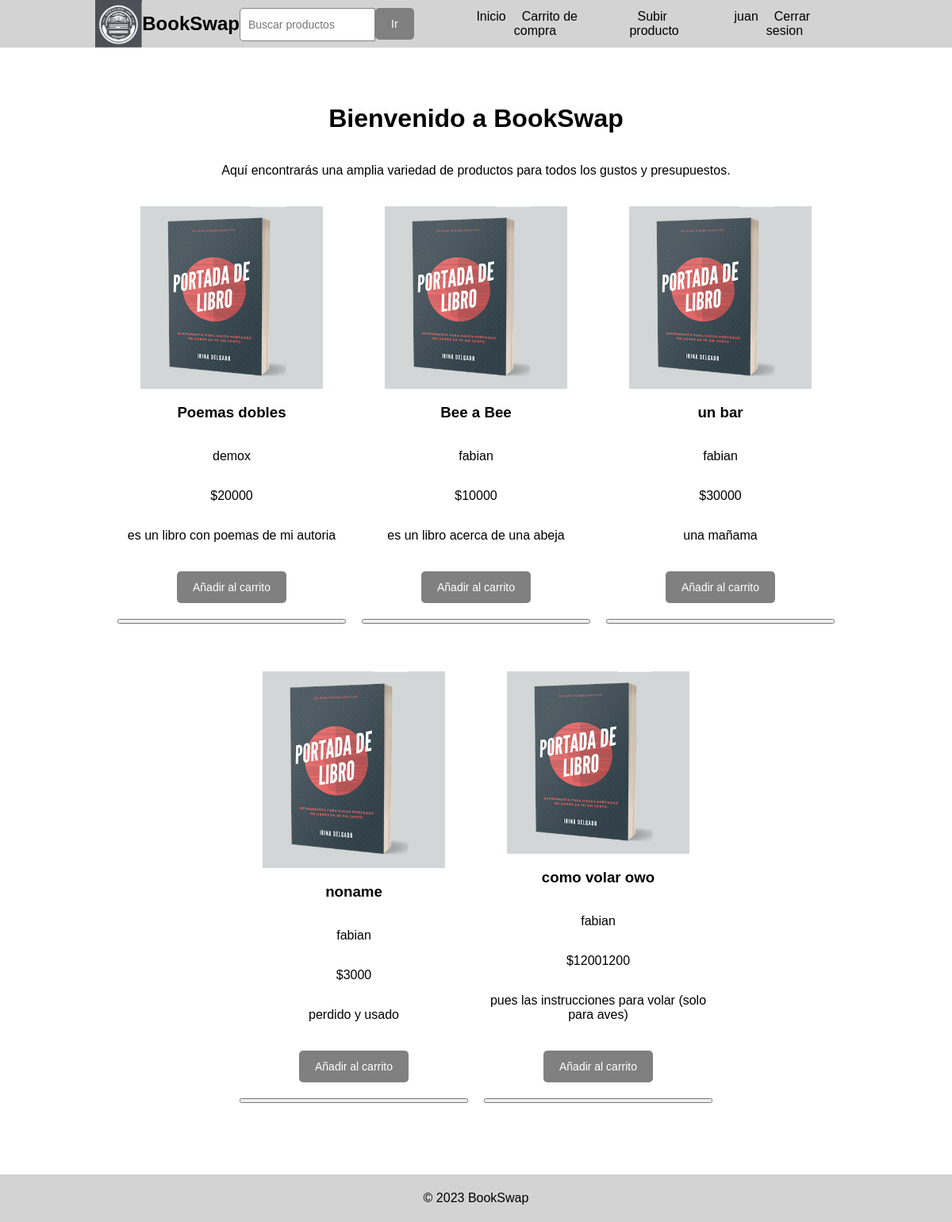
The app's page /index.php (signed in) with its own data.
### tables this page shows
CREATE TABLE `publicacion` (
  `id_p` varchar(10) NOT NULL,
  `nomb_p` varchar(20) DEFAULT NULL,
  `precio` int(11) DEFAULT NULL,
  `descr` varchar(150) DEFAULT NULL,
  `disp` tinyint(1) DEFAULT NULL,
  `id_u` varchar(20) DEFAULT NULL
);

CREATE TABLE `usuario` (
  `id_u` varchar(20) NOT NULL,
  `nomb_u` varchar(50) DEFAULT NULL,
  `fecha_nac` date DEFAULT NULL,
  `vendedor` tinyint(1) DEFAULT NULL,
  `clave` varchar(20) DEFAULT NULL
);

### index.php (the view, shortened to what this page needs)
<?php
require("databases/conexion.php");
$query = "SELECT * FROM publicacion WHERE disp = true";
$libro = mysqli_query($conexion, $query);
?>
<!DOCTYPE html>
<html>
<head>
  <link rel="stylesheet" href="styles.css">
</head>
<body>
  <header>
    <nav>
    <img class="logo" src="img/logo.png">
    <h1>BookSwap</h1>
      <div class="search-container">
        <form action="buscar.php">
          <input type="text" placeholder="Buscar productos">
          <button type="submit">Ir</button>
        </form>
      </div>
      <ul>
        <li><a href="index.php">Inicio</a></li>
        <li><?php if (isset($_SESSION["USER"])) {
          ?>
          <li><a href="car/index.php">Carrito de compra</a></li>
          <li><a href="publication/index.php">Subir producto</a></li>
          <li><a href="perfil/index.php">
          <?php echo $_SESSION["USER"]; ?>
            </a></li>
            <li><a href="session/cerrar_sesion.php">Cerrar sesion</a></li>
            <?php
          }else{ ?><a href="session/index.php">Iniciar sesión</a>
        <?php }?>
      </li>
      </ul>
    </nav>
  </header>
  <main>
    <h1>Bienvenido a BookSwap</h1>
    <p>Aquí encontrarás una amplia variedad de productos para todos los gustos y presupuestos.</p>
    <section class="products">
    <?php
     while($row = mysqli_fetch_assoc($libro)){
     ?>
      <div class="product">
        <img class="portada" src="img/lib.png" alt="Product 1">
        <h3><?php echo $row["nomb_p"] ?></h3>
        <p><?php
        $id = $row["id_p"];
        $query = "SELECT nomb_u FROM usuario,publicacion WHERE id_p = '$id' and publicacion.id_u = usuario.id_u";
        $autor = mysqli_query($conexion, $query);
        $nombre = mysqli_fetch_assoc($autor);
        echo $nombre["nomb_u"]
        ?></p>
        <p><?php echo "$".$row["precio"] ?></p>
        <p><?php echo $row["descr"] ?></p>
        <?php if(isset($_SESSION["USER"])) {?>
        <form action="car/add_car.php">
        <?php }else{  ?>
          <form action="session/index.php">
        <?php }  ?>
          <button type="submit" name="id" value= "<?php echo $row["id_p"] ?>">Añadir al carrito</button>
        </form>
        <button></button>
      </div>
      <?php } ?>
    </section>
  </main>
  <footer>
    <p>&copy; 2023 BookSwap</p>
  </footer>
</body>
</html>

### styles.css (style rules this page uses)
body { font-family: Arial, sans-serif; margin: 0; padding: 0; }
header { background-color: lightgray; display: flex; justify-content: center; align-items: center; height: 60px; }
nav { display: flex; justify-content: space-between; align-items: center; width: 80%; margin: 0 auto; }
.search-container { display: flex; }
form { display: flex; }
input[type="text"] { height: 40px; width: 60%; border: 1px solid gray; border-radius: 5px 0 0 5px; padding: 0 10px; font-size: 14px; }
button[type="submit"] { height: 40px; width: auto; background-color: gray; color: white; border: 1px solid gray; border-radius: 5px; cursor: pointer; }
ul { list-style: none; display: flex; }
li a { margin: 0 10px; text-decoration: none; color: black; }
main { display: flex; flex-direction: column; align-items: center; padding: 50px 0; }
.products { display: flex; flex-wrap: wrap; justify-content: center; width: 80%; }
.product { width: 30%; display: flex; flex-direction: column; align-items: center; margin: 20px 10px; text-align: center; }
img.logo { width: 60px; height: 60px; }
img.portada { width: 80%; height: 80%; }
footer { background-color: lightgray; display: flex; justify-content: center; align-items: center; height: 60px; width: 100%; bottom: 0%; }
form { margin-top: 20px; }
label, select, button { font-size: 14px; width: 100%; margin-bottom: 20px; }
button[type="submit"] { background-color: gray; color: white; border: none; border-radius: 5px; padding: 10px 20px; cursor: pointer; }

### records on screen
publicacion: nomb_p "Poemas dobles", id_u.nomb_u "demox", precio "20000", descr "es un libro con poemas de mi autoria"
publicacion: nomb_p "Bee a Bee", id_u.nomb_u "fabian", precio "10000", descr "es un libro acerca de una abeja"
publicacion: nomb_p "un bar", id_u.nomb_u "fabian", precio "30000", descr "una mañama"
publicacion: nomb_p "noname", id_u.nomb_u "fabian", precio "3000", descr "perdido y usado"
publicacion: nomb_p "como volar owo", id_u.nomb_u "fabian", precio "12001200", descr "pues las instrucciones para volar (solo para aves)"

### other values on screen
$_SESSION["USER"] "juan"
